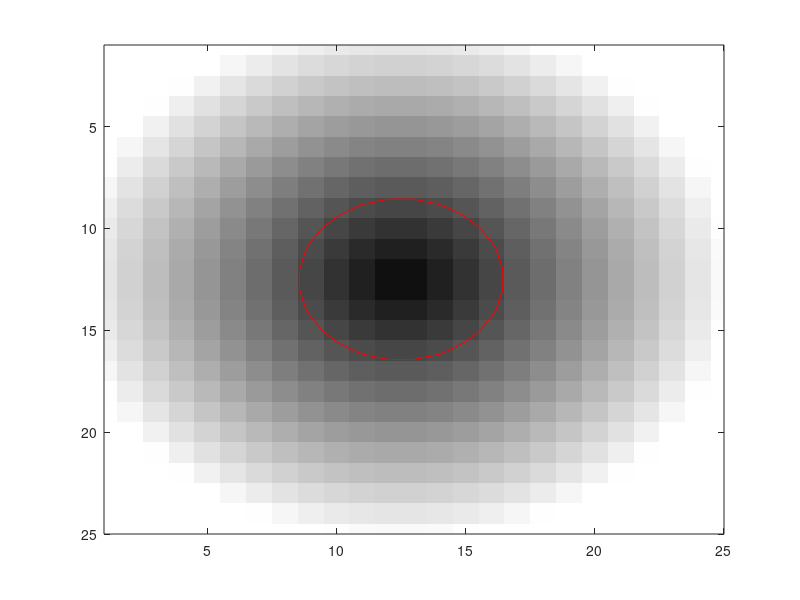

Here is the MATLAB script that generated this plot: (Note: this script raises an error after producing the figure.)
r=25;
c=25;
d=1;
img = zeros(r,c,d);
rad = 4;
for i=1:r
    for j=1:c
        for k=1:d
            img(i,j,k) = sqrt((i-r/2)*(i-r/2) +(j-c/2)*(j-c/2) +(k-d/2)*(k-d/2))- rad;
        end
    end
end
figure(1);clf; colormap(gray(256));
image(20*(img(:,:,ceil(d/2))+rad));
hold on;
contour(img(:,:,ceil(d/2)),[0,0],'r');

dmap = FastMarch(img,200,0,[]);
mean(abs(dmap(:)-img(:)))
max(abs(dmap(:)-img(:)))

figure(3); clf;
colormap(gray(256));
image((dmap(:,:,ceil(d/2))+rad)*20)
hold on;
contour(dmap(:,:,ceil(d/2)),[0,0],'r');

figure(4); clf;
colormap(gray(256));
image(abs(dmap-img)*500)
